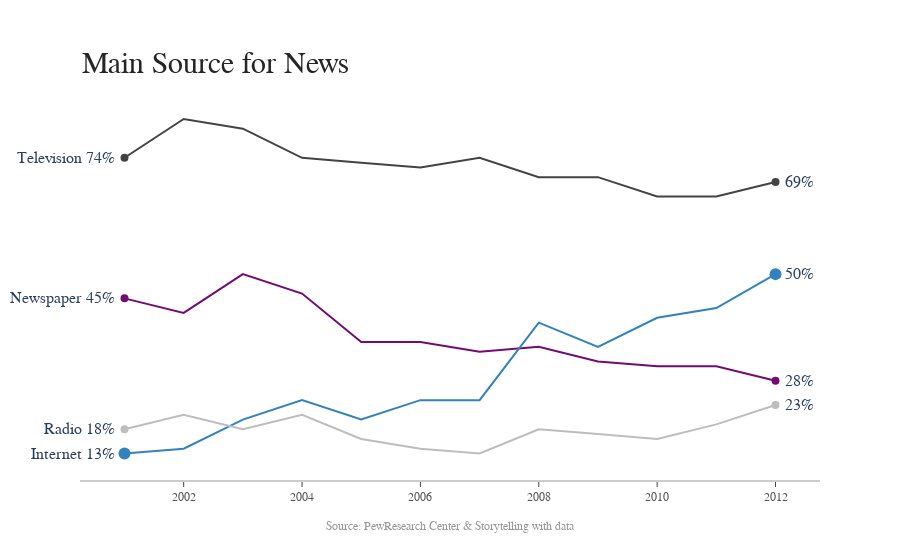

Write notebook code for a chart like this one.
### Code cell
annotations = []

# Adding labels
for source, color in zip(sources, colors):
    
    plot_data = news[news['Source'] == source].reset_index()

    # labeling the left_side of the plot
    annotations.append(dict(xref='paper', x=0.05, y=plot_data.loc[0,'Percent'],
                                  xanchor='right', yanchor='middle',
                                  text=source + ' {}%'.format(plot_data.loc[0,'Percent']),
                                  font=dict(family='Arial',
                                            size=16),
                                  showarrow=False))
    
    # labeling the right_side of the plot
    annotations.append(dict(xref='paper', x=0.95, y=plot_data.loc[11,'Percent'],
                                  xanchor='left', yanchor='middle',
                                  text='{}%'.format(plot_data.loc[11,'Percent']),
                                  font=dict(family='Arial',
                                            size=16),
                                  showarrow=False))

    
    
# We are now outside the for loop

# Title
annotations.append(dict(xref='paper', yref='paper', x=0.0, y=1.05,
                              xanchor='left', yanchor='bottom',
                              text='Main Source for News',
                              font=dict(family='Arial',
                                        size=30,
                                        color='rgb(37,37,37)'),
                              showarrow=False))
# Source
annotations.append(dict(xref='paper', yref='paper', x=0.5, y=-0.1,
                              xanchor='center', yanchor='top',
                              text='Source: PewResearch Center & ' +
                                   'Storytelling with data',
                              font=dict(family='Arial',
                                        size=12,
                                        color='rgb(150,150,150)'),
                              showarrow=False))

fig.update_layout(annotations=annotations)

fig.show()

### Figure 1 — Plotly figure (JSON) as saved in the notebook; plotly's stock layout.template omitted (floating-point values rounded to 4 significant figures)
{"data": [{"line": {"color": "rgb(67,67,67)"}, "mode": "lines", "type": "scatter", "x": [2001, 2002, 2003, 2004, 2005, 2006, 2007, 2008, 2009, 2010, 2011, 2012], "y": [74, 82, 80, 74, 73, 72, 74, 70, 70, 66, 66, 69]}, {"marker": {"color": "rgb(67,67,67)", "size": 8}, "mode": "markers", "type": "scatter", "x": [2001, 2012], "y": [74, 69]}, {"line": {"color": "rgb(115,11,115)"}, "mode": "lines", "type": "scatter", "x": [2001, 2002, 2003, 2004, 2005, 2006, 2007, 2008, 2009, 2010, 2011, 2012], "y": [45, 42, 50, 46, 36, 36, 34, 35, 32, 31, 31, 28]}, {"marker": {"color": "rgb(115,11,115)", "size": 8}, "mode": "markers", "type": "scatter", "x": [2001, 2012], "y": [45, 28]}, {"line": {"color": "rgb(49,130,189)"}, "mode": "lines", "type": "scatter", "x": [2001, 2002, 2003, 2004, 2005, 2006, 2007, 2008, 2009, 2010, 2011, 2012], "y": [13, 14, 20, 24, 20, 24, 24, 40, 35, 41, 43, 50]}, {"marker": {"color": "rgb(49,130,189)", "size": 12}, "mode": "markers", "type": "scatter", "x": [2001, 2012], "y": [13, 50]}, {"line": {"color": "rgb(189,189,189)"}, "mode": "lines", "type": "scatter", "x": [2001, 2002, 2003, 2004, 2005, 2006, 2007, 2008, 2009, 2010, 2011, 2012], "y": [18, 21, 18, 21, 16, 14, 13, 18, 17, 16, 19, 23]}, {"marker": {"color": "rgb(189,189,189)", "size": 8}, "mode": "markers", "type": "scatter", "x": [2001, 2012], "y": [18, 23]}], "layout": {"annotations": [{"font": {"family": "Arial", "size": 16}, "showarrow": false, "text": "Television 74%", "x": 0.05, "xanchor": "right", "xref": "paper", "y": 74, "yanchor": "middle"}, {"font": {"family": "Arial", "size": 16}, "showarrow": false, "text": "69%", "x": 0.95, "xanchor": "left", "xref": "paper", "y": 69, "yanchor": "middle"}, {"font": {"family": "Arial", "size": 16}, "showarrow": false, "text": "Newspaper 45%", "x": 0.05, "xanchor": "right", "xref": "paper", "y": 45, "yanchor": "middle"}, {"font": {"family": "Arial", "size": 16}, "showarrow": false, "text": "28%", "x": 0.95, "xanchor": "left", "xref": "paper", "y": 28, "yanchor": "middle"}, {"font": {"family": "Arial", "size": 16}, "showarrow": false, "text": "Internet 13%", "x": 0.05, "xanchor": "right", "xref": "paper", "y": 13, "yanchor": "middle"}, {"font": {"family": "Arial", "size": 16}, "showarrow": false, "text": "50%", "x": 0.95, "xanchor": "left", "xref": "paper", "y": 50, "yanchor": "middle"}, {"font": {"family": "Arial", "size": 16}, "showarrow": false, "text": "Radio 18%", "x": 0.05, "xanchor": "right", "xref": "paper", "y": 18, "yanchor": "middle"}, {"font": {"family": "Arial", "size": 16}, "showarrow": false, "text": "23%", "x": 0.95, "xanchor": "left", "xref": "paper", "y": 23, "yanchor": "middle"}, {"font": {"color": "rgb(37,37,37)", "family": "Arial", "size": 30}, "showarrow": false, "text": "Main Source for News", "x": 0, "xanchor": "left", "xref": "paper", "y": 1.05, "yanchor": "bottom", "yref": "paper"}, {"font": {"color": "rgb(150,150,150)", "family": "Arial", "size": 12}, "showarrow": false, "text": "Source: PewResearch Center & Storytelling with data", "x": 0.5, "xanchor": "center", "xref": "paper", "y": -0.1, "yanchor": "top", "yref": "paper"}], "autosize": true, "plot_bgcolor": "white", "showlegend": false, "xaxis": {"autorange": true, "linecolor": "rgb(204,204,204)", "linewidth": 2, "range": [2000.0, 2013.0], "showgrid": false, "showline": true, "showticklabels": true, "tickfont": {"color": "rgb(82,82,82)", "family": "Arial", "size": 12}, "ticks": "outside", "type": "linear"}, "yaxis": {"autorange": true, "range": [5.631, 86.02], "showgrid": false, "showline": false, "showticklabels": false, "type": "linear", "zeroline": false}}}
